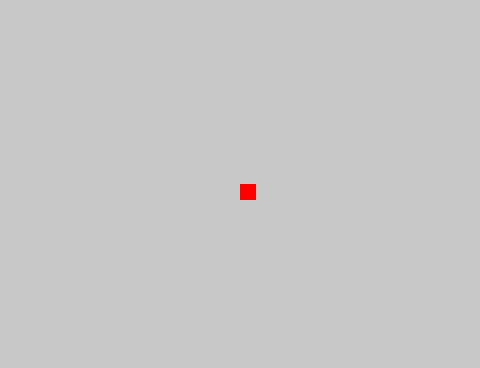
Frame 1 (no input)
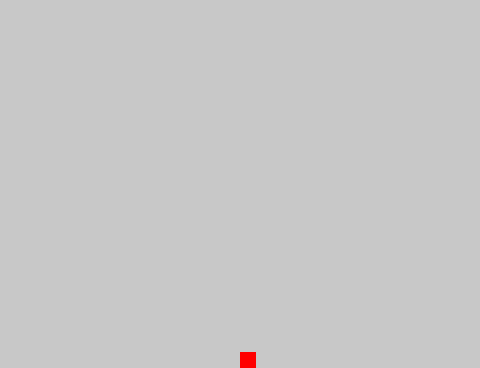
Frame 60 (the mouse pressed at the canvas centre just before this capture)
Frame 120 (the mouse held since frame 60 and released just before this capture): identical to frame 60, image omitted

The Processing sketch that drew these frames (run headless with seeded random() and noise(); from frame 60 on, the mouse is pressed at the canvas centre):

// Processing sketch: processing_82798
// ── processing_82798.pde

class Player {
  int x,y;
  float xSpeed,ySpeed;
  float accel,deccel;
  float maxXspd,maxYspd;
  float xSave,ySave;
  int xRep,yRep;
  float gravity;
  Player(int _x, int _y ) {
    x = _x;
    y = _y;
    xSpeed = 0;
    ySpeed = 0;
    accel = 0.5;
    deccel = 0.5;
    maxXspd = 2;
    maxYspd = 12;
    xSave = 0;
    ySave = 0;
    xRep = 0;
    yRep = 0;
    gravity = 0.25;
  }
  void update() {
    if ( right ) {
      xSpeed += accel;
      if ( xSpeed > maxXspd ) {
        xSpeed = maxXspd;
      }
    }
    else if ( left ) {
      xSpeed -= accel;
      if ( xSpeed < -maxXspd ) {
        xSpeed = -maxXspd;
      }
    }
    else { //neither right or left pressed, decelerate
      if ( xSpeed > 0 ) {
        xSpeed -= deccel;
        if ( xSpeed < 0 ) {
          xSpeed = 0;
        }
      }
      else if ( xSpeed < 0 ) {
        xSpeed += deccel;
        if ( xSpeed > 0 ) {
          xSpeed = 0;
        }
      }
    }
     
    if ( up ) {
      if ( !place_free(x,y+16) || !place_free(x+15,y+16) ) {
        ySpeed = -5.3;
      }
    }
     
    ySpeed += gravity;
     
    
    xRep = 0; //should be zero because the for loops count it down but just as a safety
    yRep = 0;
    xRep += floor(abs(xSpeed));
    yRep += floor(abs(ySpeed));
    xSave += abs(xSpeed)-floor(abs(xSpeed));
    ySave += abs(ySpeed)-floor(abs(ySpeed));
    int signX = (xSpeed<0) ? -1 : 1;
    int signY = (ySpeed<0) ? -1 : 1;
    //when the player is moving a direction collision is tested for only in that direction
    //the offset variables are used for this in the for loops below
    int offsetX = (xSpeed<0) ? 0 : 15;
    int offsetY = (ySpeed<0) ? 0 : 15;
     
    if ( xSave >= 1 ) {
      xSave -= 1;
      xRep++;
    }
    if ( ySave >= 1 ) {
      ySave -= 1;
      yRep++;
    }
     
    for ( ; yRep > 0; yRep-- ) {
      if ( place_free(x,y+offsetY+signY) && place_free(x+15,y+offsetY+signY) ) {
        y += signY;
      }
      else {
        ySpeed = 0;
      }
    }
    for ( ; xRep > 0; xRep-- ) {
      if ( place_free(x+offsetX+signX,y) && place_free(x+offsetX+signX,y+15) ) {
        x += signX;
      }
      else {
        xSpeed = 0;
      }
    }
       
  }
  void show() {
    pushMatrix();
    fill(255,0,0);
    noStroke();
    rect(x,y,16,16);
    popMatrix();
  }
}
final int WIDTH = 30;
final int HEIGHT = 23;
int[][] level = new int[HEIGHT][WIDTH];
 
Player p1;
 
//booleans for key presses to get a simple yes or no press and
//to not have to worry about the a,aaaaaaaaaaaaa thing
boolean right = false, left = false, up = false;
 
void setup() {
  size(480,368);
  p1 = new Player(WIDTH*8,HEIGHT*8); //put the player in the middle of the window
}
void draw() {
  p1.update();
   
  background(200);
  drawLevel();
  p1.show();
}
 
void drawLevel() {
  fill(0);
  noStroke();
  for ( int ix = 0; ix < WIDTH; ix++ ) {
    for ( int iy = 0; iy < HEIGHT; iy++ ) {
      switch(level[iy][ix]) {
        case 1: rect(ix*16,iy*16,16,16);
      }
    }
  }
}
 
boolean place_free(int xx,int yy) {
//checks if a given point (xx,yy) is free (no block at that point) or not
  yy = int(floor(yy/16.0));
  xx = int(floor(xx/16.0));
  if ( xx > -1 && xx < level[0].length && yy > -1 && yy < level.length ) {
    if ( level[yy][xx] == 0 ) {
      return true;
    }
  }
  return false;
}
 
void keyPressed() {
  switch(keyCode) {
    case RIGHT: right = true; break;
    case LEFT: left = true; break;
    case UP: up = true; break;
  }
}
void keyReleased() {
  switch(keyCode) {
    case RIGHT: right = false; break;
    case LEFT: left = false; break;
    case UP: up = false; break;
  }
}
void mousePressed() {
//Left click creates/destroys a block
  if ( mouseButton == LEFT ) {
    level[int(floor(mouseY/16.0))][int(floor(mouseX/16.0))] ^= 1;
  }
}
